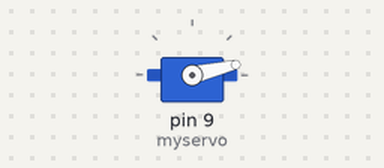
Simulated run of this sketch. Board: Arduino Uno, built with avr-gcc and run on an emulated ATmega328P. On the bench: servo.

Above: at 0.05 s.
At 0.8 s:
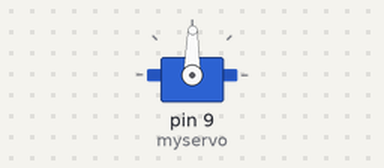
At 1.55 s:
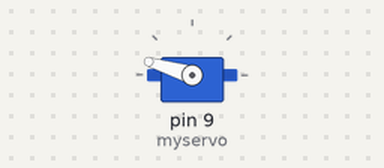
At 3.05 s:
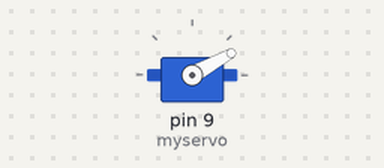
Timing chart, 0 to 7.4 s (numbered marks = the images above):
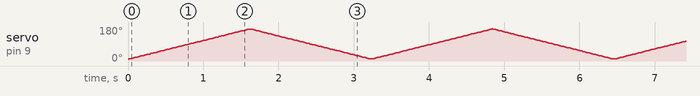

The sketch:

servo_write_test.ino
```cpp
#include <Servo.h>

Servo myservo;

void setup()
{
  myservo.attach(9);
  myservo.write(70);  // set servo to mid-point
}

void loop() {
  for (int i=10; i<170; i++) {
    myservo.write(i);
    delay(10);
  }

  for (int i=170; i>10; i--) {
    myservo.write(i);
    delay(10);
  }
}
```
